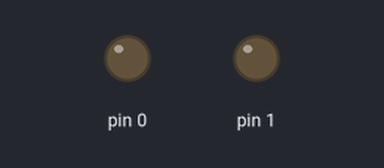
This sketch was run on a simulated Arduino Uno, built with avr-gcc and run on an emulated ATmega328P. Parts: output pins drawn as LEDs (lit = HIGH).

Above: at 12.5 s.
At 35.0 s:
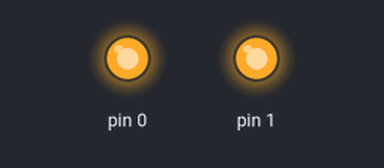
Timing chart, 0 to 58.5 s (numbered marks = the images above):
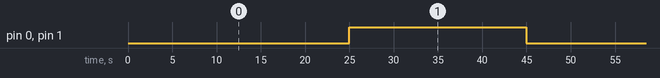

The sketch:

trinket_interface_test.ino
```cpp
//
// 2015-04-25
// Checkout sketch for PLC interface
// Written by ductsoup, public domain
//

void setup() {
  pinMode(1, OUTPUT);
  pinMode(0, OUTPUT);
}

void loop() {
  int i;

  for (i = 0 ; i < 9 ; i++) {
    analogWrite(0, 26*i);
    analogWrite(1, 26*i);
    delay(5000);
  }
}
```

Measured:
- by itself, pin 0, pin 1: alternates HIGH for 20.0 s and LOW for 25.0 s
